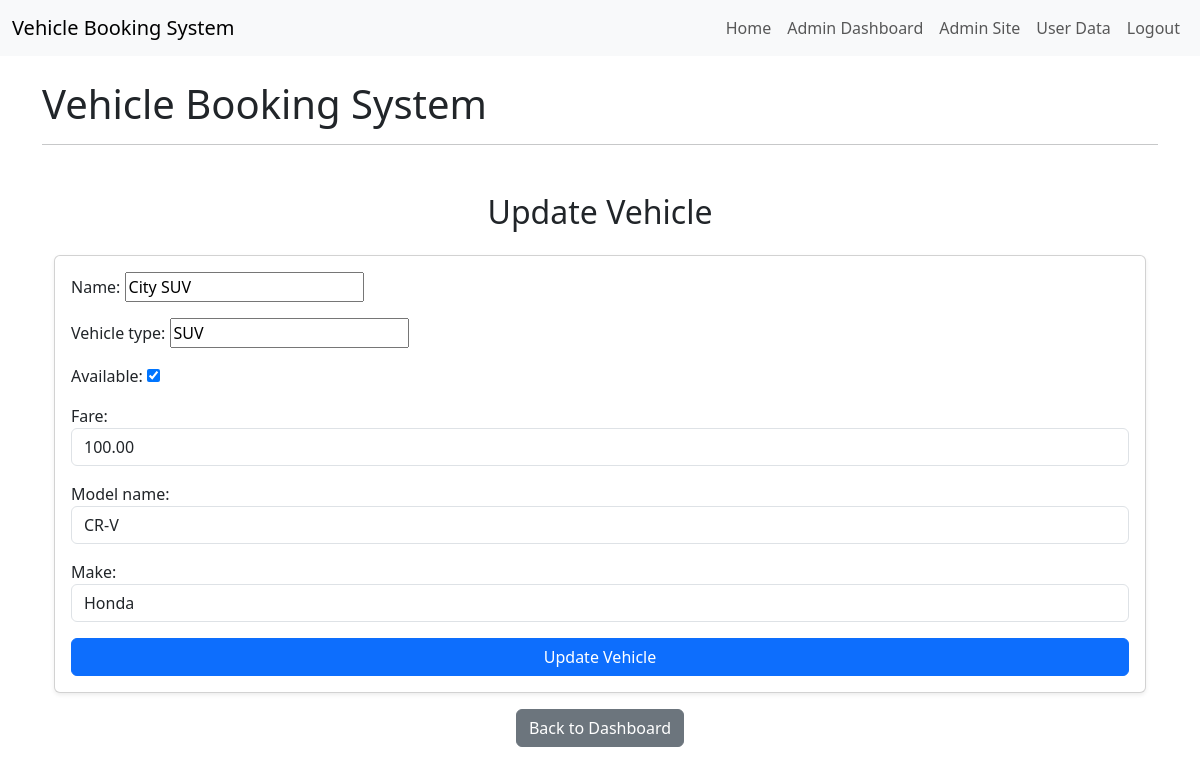
The page /dashboard/vehicle/update/3/ (signed in) on the database its author committed.
### vehicles/models.py (models this page shows, shortened)
class Vehicle(models.Model):
    make = models.CharField(max_length=100, blank=True)
    model_name = models.CharField(max_length=100, blank=True)
    available = models.BooleanField(default=True)
    fare = models.DecimalField(max_digits=10, decimal_places=2, default=50.00)
    name = models.CharField(max_length=100)
    vehicle_type = models.CharField(max_length=100)

### vehicles/views.py (the view)
# urls.py: path('dashboard/vehicle/update/<int:vehicle_id>/', views.update_vehicle, name='update_vehicle'),
@user_passes_test(is_admin)
def update_vehicle(request, vehicle_id):
    vehicle = get_object_or_404(Vehicle, id=vehicle_id)
    form = VehicleForm(request.POST or None, instance=vehicle)
    if form.is_valid():
        form.save()
        return redirect('admin_dashboard')
    return render(request, 'vehicles/update_vehicle.html', {'form': form, 'vehicle': vehicle})

### vehicles/forms.py
class VehicleForm(forms.ModelForm):
    class Meta:
        model = Vehicle
        fields = ['name', 'vehicle_type', 'available', 'fare', 'model_name', 'make']
        widgets = {
            'fare': forms.NumberInput(attrs={'class': 'form-control', 'placeholder': 'Enter fare'}),
            'model_name': forms.TextInput(attrs={'class': 'form-control', 'placeholder': 'Enter model name'}),
            'make': forms.TextInput(attrs={'class': 'form-control', 'placeholder': 'Enter make'}),
        }

### vehicles/views.py (called while the page is built)
def is_admin(user):
    return user.is_staff

### templates/vehicles/update_vehicle.html (shortened to what this page needs)
{% extends "vehicles/base.html" %}
{% block content %}
  <div class="container mt-5">
    <h2 class="text-center mb-4">Update Vehicle</h2>
    <div class="card shadow-sm">
      <div class="card-body">
        <form method="post">
          <div class="mb-3">
            {{ form.as_p }}
          </div>
          <button type="submit" class="btn btn-primary w-100">Update Vehicle</button>
        </form>
      </div>
    </div>
    <div class="mt-3 text-center">
      <a href="{% url 'admin_dashboard' %}" class="btn btn-secondary">Back to Dashboard</a>
    </div>
  </div>
{% endblock %}

### rows shown on the page
Vehicle: name "City SUV", vehicle_type "SUV", available "☑", fare "100.00", model_name "CR-V", make "Honda"
